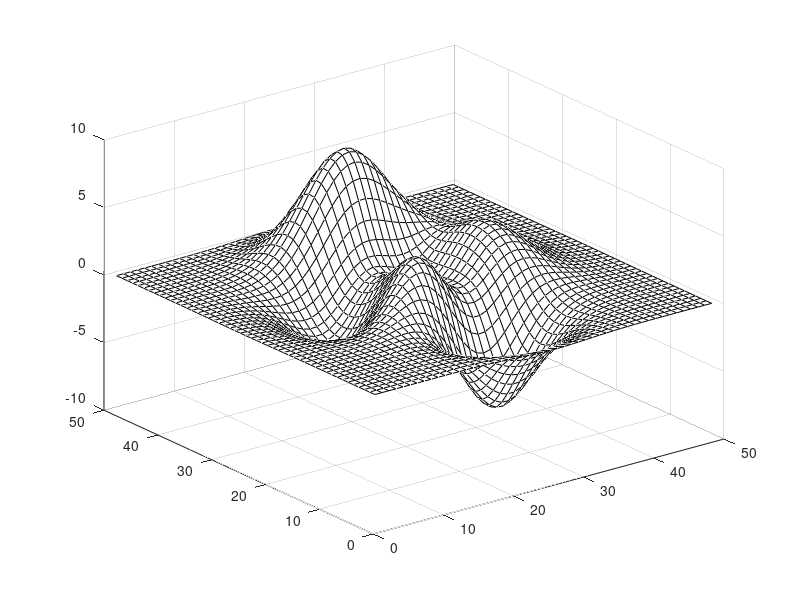

Source code (MATLAB): (Note: this script raises an error after producing the figure.)
%=============================================================================
% Copyright (c) 2016-present Allan CORNET (Nelson)
%=============================================================================
% This file is part of the Nelson.
%=============================================================================
% LICENCE_BLOCK_BEGIN
% SPDX-License-Identifier: LGPL-3.0-or-later
% LICENCE_BLOCK_END
%=============================================================================
% <--ADV-CLI MODE-->
%=============================================================================
f = figure();
surf(peaks);
colormap('white');
r = f.Colormap;
assert_isapprox(r(1:2, :), [1, 1, 1; 1, 1, 1], 1e-4); 
%=============================================================================
